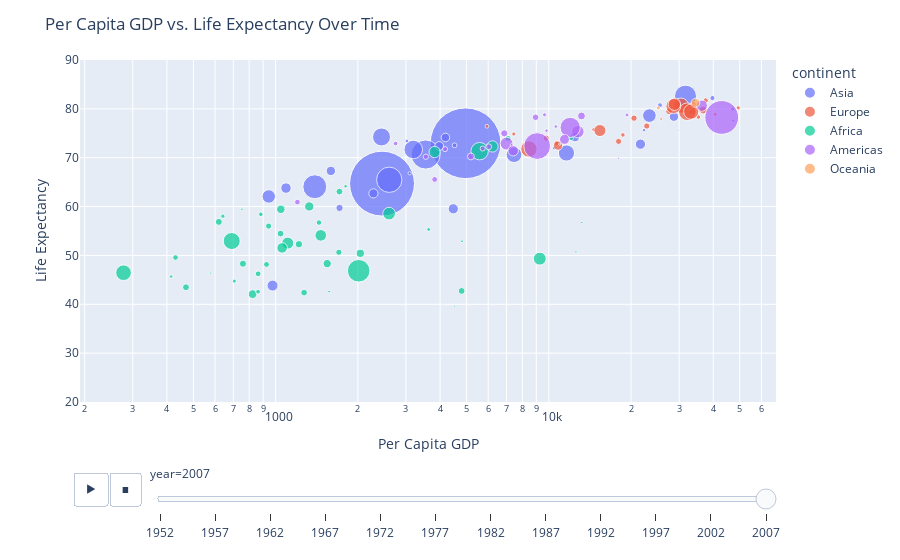

The code cell stored with this chart in its notebook:
### Markdown cell above
That's much more like a straight line.

Now let's differentiate the countries by size and continent.  It makes intuitive sense to make bigger countries bigger and smaller countries smaller (ordinal data) and to use color to indicate the continent they belong to (nominal data).

### Code cell
fig = px.scatter(df,
                 x='gdpPercap',
                 y='lifeExp',
                 log_x=True,
                 color='continent',
                 size='pop',
                 hover_name='country',
                 animation_frame='year',
                 size_max=50,
                 labels={'gdpPercap': 'Per Capita GDP', 'lifeExp': 'Life Expectancy'})

fig.update_layout(yaxis_range=[20, 90],
                  height=500,
                  title = 'Per Capita GDP vs. Life Expectancy Over Time')

fig.show()

### Figure 1 — Plotly figure (JSON) as saved in the notebook; plotly's stock layout.template omitted (floating-point values rounded to 4 significant figures)
{"data": [{"hovertemplate": "<b>%{hovertext}</b><br><br>continent=Asia<br>year=2007<br>Per Capita GDP=%{x}<br>Life Expectancy=%{y}<br>pop=%{marker.size}<extra></extra>", "hovertext": ["Afghanistan", "Bahrain", "Bangladesh", "Cambodia", "China", "Hong Kong, China", "India", "Indonesia", "Iran", "Iraq", "Israel", "Japan", "Jordan", "Korea, Dem. Rep.", "Korea, Rep.", "Kuwait", "Lebanon", "Malaysia", "Mongolia", "Myanmar", "Nepal", "Oman", "Pakistan", "Philippines", "Saudi Arabia", "Singapore", "Sri Lanka", "Syria", "Taiwan", "Thailand", "Vietnam", "West Bank and Gaza", "Yemen, Rep."], "legendgroup": "Asia", "marker": {"color": "#636efa", "size": [31889923, 708573, 150448339, 14131858, 1318683096, 6980412, 1110396331, 223547000, 69453570, 27499638, 6426679, 127467972, 6053193, 23301725, 49044790, 2505559, 3921278, 24821286, 2874127, 47761980, 28901790, 3204897, 169270617, 91077287, 27601038, 4553009, 20378239, 19314747, 23174294, 65068149, 85262356, 4018332, 22211743], "sizemode": "area", "sizeref": 527500.0, "symbol": "circle"}, "mode": "markers", "name": "Asia", "orientation": "v", "showlegend": true, "type": "scatter", "x": [974.6, 29800.0, 1391.0, 1714.0, 4959.0, 39720.0, 2452.0, 3541.0, 11610.0, 4471.0, 25520.0, 31660.0, 4519.0, 1593.0, 23350.0, 47310.0, 10460.0, 12450.0, 3096.0, 944, 1091.0, 22320.0, 2606.0, 3190.0, 21650.0, 47140.0, 3970.0, 4185.0, 28720.0, 7458.0, 2442.0, 3025.0, 2281.0], "xaxis": "x", "y": [43.83, 75.64, 64.06, 59.72, 72.96, 82.21, 64.7, 70.65, 70.96, 59.55, 80.75, 82.6, 72.53, 67.3, 78.62, 77.59, 71.99, 74.24, 66.8, 62.07, 63.78, 75.64, 65.48, 71.69, 72.78, 79.97, 72.4, 74.14, 78.4, 70.62, 74.25, 73.42, 62.7], "yaxis": "y"}, {"hovertemplate": "<b>%{hovertext}</b><br><br>continent=Europe<br>year=2007<br>Per Capita GDP=%{x}<br>Life Expectancy=%{y}<br>pop=%{marker.size}<extra></extra>", "hovertext": ["Albania", "Austria", "Belgium", "Bosnia and Herzegovina", "Bulgaria", "Croatia", "Czech Republic", "Denmark", "Finland", "France", "Germany", "Greece", "Hungary", "Iceland", "Ireland", "Italy", "Montenegro", "Netherlands", "Norway", "Poland", "Portugal", "Romania", "Serbia", "Slovak Republic", "Slovenia", "Spain", "Sweden", "Switzerland", "Turkey", "United Kingdom"], "legendgroup": "Europe", "marker": {"color": "#EF553B", "size": [3600523, 8199783, 10392226, 4552198, 7322858, 4493312, 10228744, 5468120, 5238460, 61083916, 82400996, 10706290, 9956108, 301931, 4109086, 58147733, 684736, 16570613, 4627926, 38518241, 10642836, 22276056, 10150265, 5447502, 2009245, 40448191, 9031088, 7554661, 71158647, 60776238], "sizemode": "area", "sizeref": 527500.0, "symbol": "circle"}, "mode": "markers", "name": "Europe", "orientation": "v", "showlegend": true, "type": "scatter", "x": [5937.0, 36130.0, 33690.0, 7446.0, 10680.0, 14620.0, 22830.0, 35280.0, 33210.0, 30470.0, 32170.0, 27540.0, 18010.0, 36180.0, 40680.0, 28570.0, 9254.0, 36800.0, 49360.0, 15390.0, 20510.0, 10810.0, 9787.0, 18680.0, 25770.0, 28820.0, 33860.0, 37510.0, 8458.0, 33200.0], "xaxis": "x", "y": [76.42, 79.83, 79.44, 74.85, 73.0, 75.75, 76.49, 78.33, 79.31, 80.66, 79.41, 79.48, 73.34, 81.76, 78.89, 80.55, 74.54, 79.76, 80.2, 75.56, 78.1, 72.48, 74.0, 74.66, 77.93, 80.94, 80.88, 81.7, 71.78, 79.42], "yaxis": "y"}, {"hovertemplate": "<b>%{hovertext}</b><br><br>continent=Africa<br>year=2007<br>Per Capita GDP=%{x}<br>Life Expectancy=%{y}<br>pop=%{marker.size}<extra></extra>", "hovertext": ["Algeria", "Angola", "Benin", "Botswana", "Burkina Faso", "Burundi", "Cameroon", "Central African Republic", "Chad", "Comoros", "Congo, Dem. Rep.", "Congo, Rep.", "Cote d'Ivoire", "Djibouti", "Egypt", "Equatorial Guinea", "Eritrea", "Ethiopia", "Gabon", "Gambia", "Ghana", "Guinea", "Guinea-Bissau", "Kenya", "Lesotho", "Liberia", "Libya", "Madagascar", "Malawi", "Mali", "Mauritania", "Mauritius", "Morocco", "Mozambique", "Namibia", "Niger", "Nigeria", "Reunion", "Rwanda", "Sao Tome and Principe", "Senegal", "Sierra Leone", "Somalia", "South Africa", "Sudan", "Swaziland", "Tanzania", "Togo", "Tunisia", "Uganda", "Zambia", "Zimbabwe"], "legendgroup": "Africa", "marker": {"color": "#00cc96", "size": [33333216, 12420476, 8078314, 1639131, 14326203, 8390505, 17696293, 4369038, 10238807, 710960, 64606759, 3800610, 18013409, 496374, 80264543, 551201, 4906585, 76511887, 1454867, 1688359, 22873338, 9947814, 1472041, 35610177, 2012649, 3193942, 6036914, 19167654, 13327079, 12031795, 3270065, 1250882, 33757175, 19951656, 2055080, 12894865, 135031164, 798094, 8860588, 199579, 12267493, 6144562, 9118773, 43997828, 42292929, 1133066, 38139640, 5701579, 10276158, 29170398, 11746035, 12311143], "sizemode": "area", "sizeref": 527500.0, "symbol": "circle"}, "mode": "markers", "name": "Africa", "orientation": "v", "showlegend": true, "type": "scatter", "x": [6223.0, 4797.0, 1441.0, 12570.0, 1217.0, 430.1, 2042.0, 706.0, 1704.0, 986.1, 277.6, 3633.0, 1545.0, 2082.0, 5581.0, 12150.0, 641.4, 690.8, 13210.0, 752.7, 1328.0, 942.7, 579.2, 1463.0, 1569.0, 414.5, 12060.0, 1045.0, 759.3, 1043.0, 1803.0, 10960.0, 3820.0, 823.7, 4811.0, 619.7, 2014.0, 7670.0, 863.1, 1598.0, 1712.0, 862.5, 926.1, 9270.0, 2602.0, 4513.0, 1107.0, 883.0, 7093.0, 1056.0, 1271.0, 469.7], "xaxis": "x", "y": [72.3, 42.73, 56.73, 50.73, 52.3, 49.58, 50.43, 44.74, 50.65, 65.15, 46.46, 55.32, 48.33, 54.79, 71.34, 51.58, 58.04, 52.95, 56.73, 59.45, 60.02, 56.01, 46.39, 54.11, 42.59, 45.68, 73.95, 59.44, 48.3, 54.47, 64.16, 72.8, 71.16, 42.08, 52.91, 56.87, 46.86, 76.44, 46.24, 65.53, 63.06, 42.57, 48.16, 49.34, 58.56, 39.61, 52.52, 58.42, 73.92, 51.54, 42.38, 43.49], "yaxis": "y"}, {"hovertemplate": "<b>%{hovertext}</b><br><br>continent=Americas<br>year=2007<br>Per Capita GDP=%{x}<br>Life Expectancy=%{y}<br>pop=%{marker.size}<extra></extra>", "hovertext": ["Argentina", "Bolivia", "Brazil", "Canada", "Chile", "Colombia", "Costa Rica", "Cuba", "Dominican Republic", "Ecuador", "El Salvador", "Guatemala", "Haiti", "Honduras", "Jamaica", "Mexico", "Nicaragua", "Panama", "Paraguay", "Peru", "Puerto Rico", "Trinidad and Tobago", "United States", "Uruguay", "Venezuela"], "legendgroup": "Americas", "marker": {"color": "#ab63fa", "size": [40301927, 9119152, 190010647, 33390141, 16284741, 44227550, 4133884, 11416987, 9319622, 13755680, 6939688, 12572928, 8502814, 7483763, 2780132, 108700891, 5675356, 3242173, 6667147, 28674757, 3942491, 1056608, 301139947, 3447496, 26084662], "sizemode": "area", "sizeref": 527500.0, "symbol": "circle"}, "mode": "markers", "name": "Americas", "orientation": "v", "showlegend": true, "type": "scatter", "x": [12780.0, 3822.0, 9066.0, 36320.0, 13170.0, 7007.0, 9645.0, 8948.0, 6025.0, 6873.0, 5728.0, 5186.0, 1202.0, 3548.0, 7321.0, 11980.0, 2749.0, 9809.0, 4173.0, 7409.0, 19330.0, 18010.0, 42950.0, 10610.0, 11420.0], "xaxis": "x", "y": [75.32, 65.55, 72.39, 80.65, 78.55, 72.89, 78.78, 78.27, 72.23, 74.99, 71.88, 70.26, 60.92, 70.2, 72.57, 76.19, 72.9, 75.54, 71.75, 71.42, 78.75, 69.82, 78.24, 76.38, 73.75], "yaxis": "y"}, {"hovertemplate": "<b>%{hovertext}</b><br><br>continent=Oceania<br>year=2007<br>Per Capita GDP=%{x}<br>Life Expectancy=%{y}<br>pop=%{marker.size}<extra></extra>", "hovertext": ["Australia", "New Zealand"], "legendgroup": "Oceania", "marker": {"color": "#FFA15A", "size": [20434176, 4115771], "sizemode": "area", "sizeref": 527500.0, "symbol": "circle"}, "mode": "markers", "name": "Oceania", "orientation": "v", "showlegend": true, "type": "scatter", "x": [34440.0, 25190.0], "xaxis": "x", "y": [81.23, 80.2], "yaxis": "y"}], "layout": {"autosize": true, "legend": {"itemsizing": "constant", "title": {"text": "continent"}, "tracegroupgap": 0}, "margin": {"t": 60}, "sliders": [{"active": 11, "currentvalue": {"prefix": "year="}, "len": 0.9, "pad": {"b": 10, "t": 60}, "steps": [{"args": [["1952"], {"frame": {"duration": 0, "redraw": false}, "fromcurrent": true, "mode": "immediate", "transition": {"duration": 0, "easing": "linear"}}], "label": "1952", "method": "animate"}, {"args": [["1957"], {"frame": {"duration": 0, "redraw": false}, "fromcurrent": true, "mode": "immediate", "transition": {"duration": 0, "easing": "linear"}}], "label": "1957", "method": "animate"}, {"args": [["1962"], {"frame": {"duration": 0, "redraw": false}, "fromcurrent": true, "mode": "immediate", "transition": {"duration": 0, "easing": "linear"}}], "label": "1962", "method": "animate"}, {"args": [["1967"], {"frame": {"duration": 0, "redraw": false}, "fromcurrent": true, "mode": "immediate", "transition": {"duration": 0, "easing": "linear"}}], "label": "1967", "method": "animate"}, {"args": [["1972"], {"frame": {"duration": 0, "redraw": false}, "fromcurrent": true, "mode": "immediate", "transition": {"duration": 0, "easing": "linear"}}], "label": "1972", "method": "animate"}, {"args": [["1977"], {"frame": {"duration": 0, "redraw": false}, "fromcurrent": true, "mode": "immediate", "transition": {"duration": 0, "easing": "linear"}}], "label": "1977", "method": "animate"}, {"args": [["1982"], {"frame": {"duration": 0, "redraw": false}, "fromcurrent": true, "mode": "immediate", "transition": {"duration": 0, "easing": "linear"}}], "label": "1982", "method": "animate"}, {"args": [["1987"], {"frame": {"duration": 0, "redraw": false}, "fromcurrent": true, "mode": "immediate", "transition": {"duration": 0, "easing": "linear"}}], "label": "1987", "method": "animate"}, {"args": [["1992"], {"frame": {"duration": 0, "redraw": false}, "fromcurrent": true, "mode": "immediate", "transition": {"duration": 0, "easing": "linear"}}], "label": "1992", "method": "animate"}, {"args": [["1997"], {"frame": {"duration": 0, "redraw": false}, "fromcurrent": true, "mode": "immediate", "transition": {"duration": 0, "easing": "linear"}}], "label": "1997", "method": "animate"}, {"args": [["2002"], {"frame": {"duration": 0, "redraw": false}, "fromcurrent": true, "mode": "immediate", "transition": {"duration": 0, "easing": "linear"}}], "label": "2002", "method": "animate"}, {"args": [["2007"], {"frame": {"duration": 0, "redraw": false}, "fromcurrent": true, "mode": "immediate", "transition": {"duration": 0, "easing": "linear"}}], "label": "2007", "method": "animate"}], "x": 0.1, "xanchor": "left", "y": 0, "yanchor": "top"}], "title": {"text": "Per Capita GDP vs. Life Expectancy Over Time"}, "updatemenus": [{"active": 0, "buttons": [{"args": [null, {"frame": {"duration": 500, "redraw": false}, "fromcurrent": true, "mode": "immediate", "transition": {"duration": 500, "easing": "linear"}}], "label": "&#9654;", "method": "animate"}, {"args": [[null], {"frame": {"duration": 0, "redraw": false}, "fromcurrent": true, "mode": "immediate", "transition": {"duration": 0, "easing": "linear"}}], "label": "&#9724;", "method": "animate"}], "direction": "left", "pad": {"r": 10, "t": 70}, "showactive": false, "type": "buttons", "x": 0.1, "xanchor": "right", "y": 0, "yanchor": "top"}], "xaxis": {"anchor": "y", "autorange": true, "domain": [0, 1], "range": [2.32, 5.191], "title": {"text": "Per Capita GDP"}, "type": "log"}, "yaxis": {"anchor": "x", "domain": [0, 1], "range": [20, 90], "title": {"text": "Life Expectancy"}, "type": "linear"}}}
